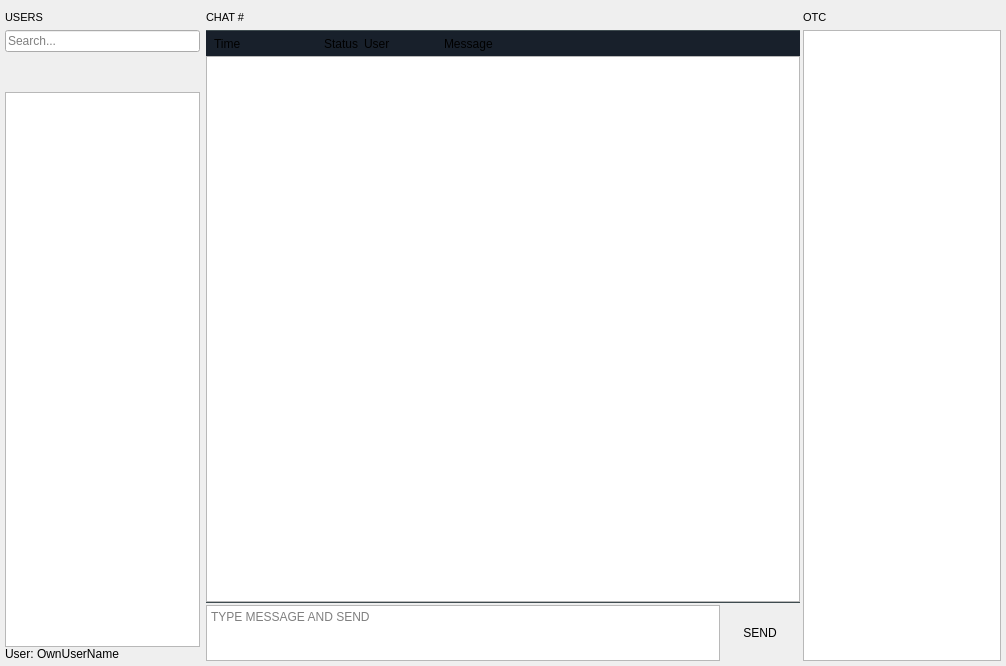
<?xml version="1.0" encoding="UTF-8"?>
<ui version="4.0">
 <class>ChatWidget</class>
 <widget class="QWidget" name="ChatWidget">
  <property name="geometry">
   <rect>
    <x>0</x>
    <y>0</y>
    <width>1006</width>
    <height>666</height>
   </rect>
  </property>
  <property name="sizePolicy">
   <sizepolicy hsizetype="Expanding" vsizetype="Expanding">
    <horstretch>0</horstretch>
    <verstretch>0</verstretch>
   </sizepolicy>
  </property>
  <property name="windowTitle">
   <string/>
  </property>
  <layout class="QHBoxLayout" name="horizontalLayout_2">
   <property name="spacing">
    <number>5</number>
   </property>
   <property name="leftMargin">
    <number>5</number>
   </property>
   <property name="topMargin">
    <number>5</number>
   </property>
   <property name="rightMargin">
    <number>5</number>
   </property>
   <property name="bottomMargin">
    <number>5</number>
   </property>
   <item>
    <widget class="QStackedWidget" name="stackedWidget">
     <property name="sizePolicy">
      <sizepolicy hsizetype="Expanding" vsizetype="Expanding">
       <horstretch>0</horstretch>
       <verstretch>0</verstretch>
      </sizepolicy>
     </property>
     <property name="currentIndex">
      <number>1</number>
     </property>
     <widget class="QWidget" name="page">
      <property name="sizePolicy">
       <sizepolicy hsizetype="Expanding" vsizetype="Expanding">
        <horstretch>0</horstretch>
        <verstretch>0</verstretch>
       </sizepolicy>
      </property>
      <layout class="QVBoxLayout" name="verticalLayout_5">
       <item>
        <widget class="QLabel" name="label_4">
         <property name="font">
          <font>
           <pointsize>18</pointsize>
          </font>
         </property>
         <property name="text">
          <string>Chat becomes available after Auth eID login</string>
         </property>
         <property name="alignment">
          <set>Qt::AlignCenter</set>
         </property>
        </widget>
       </item>
      </layout>
     </widget>
     <widget class="QWidget" name="pageActive">
      <property name="sizePolicy">
       <sizepolicy hsizetype="Expanding" vsizetype="Expanding">
        <horstretch>0</horstretch>
        <verstretch>0</verstretch>
       </sizepolicy>
      </property>
      <property name="autoFillBackground">
       <bool>true</bool>
      </property>
      <layout class="QHBoxLayout" name="horizontalLayout_3" stretch="2,6,2">
       <property name="spacing">
        <number>3</number>
       </property>
       <property name="leftMargin">
        <number>0</number>
       </property>
       <property name="topMargin">
        <number>0</number>
       </property>
       <property name="rightMargin">
        <number>0</number>
       </property>
       <property name="bottomMargin">
        <number>0</number>
       </property>
       <item>
        <widget class="QFrame" name="usersFrame">
         <property name="headerPanel" stdset="0">
          <bool>false</bool>
         </property>
         <layout class="QVBoxLayout" name="verticalLayout">
          <property name="spacing">
           <number>0</number>
          </property>
          <property name="leftMargin">
           <number>0</number>
          </property>
          <property name="topMargin">
           <number>0</number>
          </property>
          <property name="rightMargin">
           <number>3</number>
          </property>
          <property name="bottomMargin">
           <number>0</number>
          </property>
          <item>
           <widget class="QLabel" name="label_3">
            <property name="minimumSize">
             <size>
              <width>0</width>
              <height>25</height>
             </size>
            </property>
            <property name="maximumSize">
             <size>
              <width>16777215</width>
              <height>25</height>
             </size>
            </property>
            <property name="font">
             <font>
              <pointsize>8</pointsize>
             </font>
            </property>
            <property name="text">
             <string>USERS</string>
            </property>
            <property name="alignment">
             <set>Qt::AlignLeading|Qt::AlignLeft|Qt::AlignVCenter</set>
            </property>
            <property name="headerLabel" stdset="0">
             <bool>true</bool>
            </property>
            <property name="headerPanel" stdset="0">
             <bool>true</bool>
            </property>
           </widget>
          </item>
          <item>
           <widget class="ChatSearchLineEdit" name="chatSearchLineEdit">
            <property name="locale">
             <locale language="English" country="UnitedStates"/>
            </property>
            <property name="placeholderText">
             <string>Search...</string>
            </property>
           </widget>
          </item>
          <item>
           <spacer name="chatUsersVerticalSpacer">
            <property name="orientation">
             <enum>Qt::Vertical</enum>
            </property>
            <property name="sizeType">
             <enum>QSizePolicy::Preferred</enum>
            </property>
            <property name="sizeHint" stdset="0">
             <size>
              <width>20</width>
              <height>40</height>
             </size>
            </property>
           </spacer>
          </item>
          <item>
           <widget class="ChatUserListTreeWidget" name="treeWidgetUsers">
            <property name="focusPolicy">
             <enum>Qt::NoFocus</enum>
            </property>
            <property name="horizontalScrollBarPolicy">
             <enum>Qt::ScrollBarAlwaysOff</enum>
            </property>
            <property name="editTriggers">
             <set>QAbstractItemView::DoubleClicked|QAbstractItemView::EditKeyPressed</set>
            </property>
            <property name="textElideMode">
             <enum>Qt::ElideMiddle</enum>
            </property>
            <property name="verticalScrollMode">
             <enum>QAbstractItemView::ScrollPerPixel</enum>
            </property>
            <property name="indentation">
             <number>10</number>
            </property>
            <property name="rootIsDecorated">
             <bool>true</bool>
            </property>
            <property name="uniformRowHeights">
             <bool>false</bool>
            </property>
            <property name="itemsExpandable">
             <bool>true</bool>
            </property>
            <property name="animated">
             <bool>true</bool>
            </property>
            <property name="headerHidden">
             <bool>true</bool>
            </property>
            <property name="expandsOnDoubleClick">
             <bool>true</bool>
            </property>
            <column>
             <property name="text">
              <string notr="true">1</string>
             </property>
            </column>
           </widget>
          </item>
          <item>
           <layout class="QHBoxLayout" name="horizontalLayout_4">
            <item>
             <widget class="QLabel" name="label_5">
              <property name="sizePolicy">
               <sizepolicy hsizetype="Minimum" vsizetype="Preferred">
                <horstretch>0</horstretch>
                <verstretch>0</verstretch>
               </sizepolicy>
              </property>
              <property name="text">
               <string>User: </string>
              </property>
             </widget>
            </item>
            <item>
             <widget class="QLabel" name="labelUserName">
              <property name="sizePolicy">
               <sizepolicy hsizetype="Expanding" vsizetype="Preferred">
                <horstretch>0</horstretch>
                <verstretch>0</verstretch>
               </sizepolicy>
              </property>
              <property name="text">
               <string>OwnUserName</string>
              </property>
             </widget>
            </item>
           </layout>
          </item>
         </layout>
        </widget>
       </item>
       <item>
        <widget class="QFrame" name="chatFrame">
         <property name="autoFillBackground">
          <bool>false</bool>
         </property>
         <property name="darkFrame" stdset="0">
          <bool>true</bool>
         </property>
         <property name="headerPanel" stdset="0">
          <bool>false</bool>
         </property>
         <layout class="QVBoxLayout" name="verticalLayout_4">
          <property name="spacing">
           <number>2</number>
          </property>
          <property name="leftMargin">
           <number>0</number>
          </property>
          <property name="topMargin">
           <number>0</number>
          </property>
          <property name="rightMargin">
           <number>0</number>
          </property>
          <property name="bottomMargin">
           <number>0</number>
          </property>
          <item>
           <layout class="QVBoxLayout" name="verticalLayout_2">
            <property name="spacing">
             <number>0</number>
            </property>
            <item>
             <widget class="QLabel" name="labelActiveChat">
              <property name="minimumSize">
               <size>
                <width>0</width>
                <height>25</height>
               </size>
              </property>
              <property name="maximumSize">
               <size>
                <width>16777215</width>
                <height>25</height>
               </size>
              </property>
              <property name="font">
               <font>
                <pointsize>8</pointsize>
               </font>
              </property>
              <property name="text">
               <string>CHAT #</string>
              </property>
              <property name="alignment">
               <set>Qt::AlignLeading|Qt::AlignLeft|Qt::AlignVCenter</set>
              </property>
              <property name="headerLabel" stdset="0">
               <bool>false</bool>
              </property>
              <property name="headerPanel" stdset="0">
               <bool>true</bool>
              </property>
             </widget>
            </item>
            <item>
             <widget class="QWidget" name="separatorWidget1" native="true">
              <property name="sizePolicy">
               <sizepolicy hsizetype="Preferred" vsizetype="Fixed">
                <horstretch>0</horstretch>
                <verstretch>1</verstretch>
               </sizepolicy>
              </property>
              <property name="minimumSize">
               <size>
                <width>0</width>
                <height>1</height>
               </size>
              </property>
              <property name="styleSheet">
               <string notr="true">background-color: #3f4c50;</string>
              </property>
             </widget>
            </item>
            <item>
             <widget class="QFrame" name="messagesHeaderFrame">
              <property name="sizePolicy">
               <sizepolicy hsizetype="Preferred" vsizetype="Fixed">
                <horstretch>0</horstretch>
                <verstretch>0</verstretch>
               </sizepolicy>
              </property>
              <property name="minimumSize">
               <size>
                <width>0</width>
                <height>25</height>
               </size>
              </property>
              <property name="styleSheet">
               <string notr="true">background-color: #18202b;</string>
              </property>
              <layout class="QHBoxLayout" name="horizontalLayout">
               <property name="spacing">
                <number>0</number>
               </property>
               <property name="leftMargin">
                <number>0</number>
               </property>
               <property name="topMargin">
                <number>0</number>
               </property>
               <property name="rightMargin">
                <number>0</number>
               </property>
               <property name="bottomMargin">
                <number>0</number>
               </property>
               <item>
                <spacer name="horizontalSpacer">
                 <property name="orientation">
                  <enum>Qt::Horizontal</enum>
                 </property>
                 <property name="sizeType">
                  <enum>QSizePolicy::Fixed</enum>
                 </property>
                 <property name="sizeHint" stdset="0">
                  <size>
                   <width>8</width>
                   <height>20</height>
                  </size>
                 </property>
                </spacer>
               </item>
               <item>
                <widget class="QLabel" name="label_2">
                 <property name="sizePolicy">
                  <sizepolicy hsizetype="Fixed" vsizetype="Preferred">
                   <horstretch>0</horstretch>
                   <verstretch>0</verstretch>
                  </sizepolicy>
                 </property>
                 <property name="minimumSize">
                  <size>
                   <width>110</width>
                   <height>0</height>
                  </size>
                 </property>
                 <property name="text">
                  <string>Time</string>
                 </property>
                </widget>
               </item>
               <item>
                <widget class="QLabel" name="label_7">
                 <property name="sizePolicy">
                  <sizepolicy hsizetype="Fixed" vsizetype="Preferred">
                   <horstretch>0</horstretch>
                   <verstretch>0</verstretch>
                  </sizepolicy>
                 </property>
                 <property name="minimumSize">
                  <size>
                   <width>40</width>
                   <height>0</height>
                  </size>
                 </property>
                 <property name="text">
                  <string>Status</string>
                 </property>
                </widget>
               </item>
               <item>
                <widget class="QLabel" name="label_6">
                 <property name="sizePolicy">
                  <sizepolicy hsizetype="Fixed" vsizetype="Preferred">
                   <horstretch>0</horstretch>
                   <verstretch>0</verstretch>
                  </sizepolicy>
                 </property>
                 <property name="minimumSize">
                  <size>
                   <width>80</width>
                   <height>0</height>
                  </size>
                 </property>
                 <property name="text">
                  <string>User</string>
                 </property>
                </widget>
               </item>
               <item>
                <widget class="QLabel" name="label_8">
                 <property name="text">
                  <string>Message</string>
                 </property>
                </widget>
               </item>
              </layout>
             </widget>
            </item>
            <item>
             <widget class="ChatMessagesTextEdit" name="textEditMessages">
              <property name="sizePolicy">
               <sizepolicy hsizetype="Preferred" vsizetype="Expanding">
                <horstretch>0</horstretch>
                <verstretch>0</verstretch>
               </sizepolicy>
              </property>
              <property name="focusPolicy">
               <enum>Qt::NoFocus</enum>
              </property>
              <property name="readOnly">
               <bool>true</bool>
              </property>
              <property name="darkFrame" stdset="0">
               <bool>true</bool>
              </property>
             </widget>
            </item>
            <item>
             <widget class="QWidget" name="separatorWidget2" native="true">
              <property name="sizePolicy">
               <sizepolicy hsizetype="Preferred" vsizetype="Fixed">
                <horstretch>0</horstretch>
                <verstretch>1</verstretch>
               </sizepolicy>
              </property>
              <property name="minimumSize">
               <size>
                <width>0</width>
                <height>1</height>
               </size>
              </property>
              <property name="styleSheet">
               <string notr="true">background-color: #3f4c50;</string>
              </property>
             </widget>
            </item>
           </layout>
          </item>
          <item>
           <widget class="QFrame" name="inputContainer">
            <property name="darkFrame" stdset="0">
             <bool>true</bool>
            </property>
            <layout class="QHBoxLayout" name="horizontalLayout">
             <property name="spacing">
              <number>0</number>
             </property>
             <property name="leftMargin">
              <number>0</number>
             </property>
             <property name="topMargin">
              <number>0</number>
             </property>
             <property name="rightMargin">
              <number>0</number>
             </property>
             <property name="bottomMargin">
              <number>0</number>
             </property>
             <item>
              <widget class="BSChatInput" name="input_textEdit">
               <property name="sizePolicy">
                <sizepolicy hsizetype="Expanding" vsizetype="Preferred">
                 <horstretch>0</horstretch>
                 <verstretch>0</verstretch>
                </sizepolicy>
               </property>
               <property name="minimumSize">
                <size>
                 <width>0</width>
                 <height>56</height>
                </size>
               </property>
               <property name="maximumSize">
                <size>
                 <width>16777215</width>
                 <height>84</height>
                </size>
               </property>
               <property name="placeholderText">
                <string>TYPE MESSAGE AND SEND</string>
               </property>
               <property name="darkFrame" stdset="0">
                <bool>true</bool>
               </property>
              </widget>
             </item>
             <item>
              <widget class="QPushButton" name="send">
               <property name="text">
                <string>SEND</string>
               </property>
               <property name="autoDefault">
                <bool>true</bool>
               </property>
               <property name="default">
                <bool>true</bool>
               </property>
               <property name="flat">
                <bool>true</bool>
               </property>
              </widget>
             </item>
            </layout>
           </widget>
          </item>
         </layout>
        </widget>
       </item>
       <item>
        <widget class="QFrame" name="roomsFrame">
         <property name="autoFillBackground">
          <bool>false</bool>
         </property>
         <layout class="QVBoxLayout" name="verticalLayout_3">
          <property name="spacing">
           <number>0</number>
          </property>
          <property name="leftMargin">
           <number>0</number>
          </property>
          <property name="topMargin">
           <number>0</number>
          </property>
          <property name="rightMargin">
           <number>0</number>
          </property>
          <property name="bottomMargin">
           <number>0</number>
          </property>
          <item>
           <widget class="QLabel" name="label">
            <property name="minimumSize">
             <size>
              <width>0</width>
              <height>25</height>
             </size>
            </property>
            <property name="maximumSize">
             <size>
              <width>16777215</width>
              <height>25</height>
             </size>
            </property>
            <property name="font">
             <font>
              <pointsize>8</pointsize>
             </font>
            </property>
            <property name="text">
             <string>OTC</string>
            </property>
            <property name="alignment">
             <set>Qt::AlignLeading|Qt::AlignLeft|Qt::AlignVCenter</set>
            </property>
            <property name="headerLabel" stdset="0">
             <bool>true</bool>
            </property>
            <property name="headerPanel" stdset="0">
             <bool>true</bool>
            </property>
           </widget>
          </item>
          <item>
           <widget class="QTreeView" name="treeView_ChatRooms">
            <property name="indentation">
             <number>5</number>
            </property>
            <property name="uniformRowHeights">
             <bool>true</bool>
            </property>
            <property name="sortingEnabled">
             <bool>true</bool>
            </property>
            <property name="animated">
             <bool>true</bool>
            </property>
            <property name="wordWrap">
             <bool>true</bool>
            </property>
            <property name="headerHidden">
             <bool>true</bool>
            </property>
            <attribute name="headerVisible">
             <bool>false</bool>
            </attribute>
           </widget>
          </item>
         </layout>
        </widget>
       </item>
      </layout>
     </widget>
    </widget>
   </item>
  </layout>
 </widget>
 <customwidgets>
  <customwidget>
   <class>ChatUserListTreeWidget</class>
   <extends>QTreeWidget</extends>
   <header>ChatUserListTreeWidget.h</header>
  </customwidget>
  <customwidget>
   <class>ChatSearchLineEdit</class>
   <extends>QLineEdit</extends>
   <header location="global">ChatSearchLineEdit.h</header>
  </customwidget>
  <customwidget>
   <class>BSChatInput</class>
   <extends>QTextEdit</extends>
   <header location="global">BSChatInput.h</header>
  </customwidget>
  <customwidget>
   <class>ChatMessagesTextEdit</class>
   <extends>QTextEdit</extends>
   <header location="global">ChatMessagesTextEdit.h</header>
  </customwidget>
 </customwidgets>
 <resources/>
 <connections/>
</ui>
